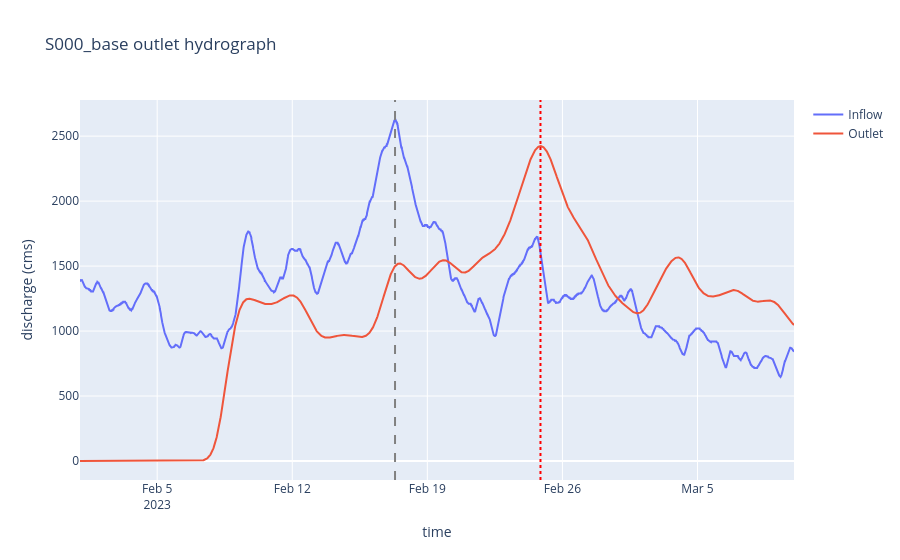

Source (notebook cell):
### Code cell
row = run_registry.loc[run_registry["state_id"].eq(state_id)].iloc[0]
fig = go.Figure()
fig.add_trace(go.Scatter(x=hydro["time_utc"], y=hydro["q_inflow_cms"], mode="lines", name="Inflow"))
fig.add_trace(go.Scatter(x=hydro["time_utc"], y=hydro["q_outlet_cms"], mode="lines", name="Outlet"))
fig.add_vline(x=pd.to_datetime(row["event_start_time_utc"], utc=True), line_dash="dash", line_color="gray")
fig.add_vline(x=pd.to_datetime(row["peak_time_utc"], utc=True), line_dash="dot", line_color="red")
fig.update_layout(title=f"{state_id} outlet hydrograph", xaxis_title="time", yaxis_title="discharge (cms)")
fig.show()

### Figure 1 — Plotly figure (JSON) as saved in the notebook; plotly's stock layout.template omitted (floating-point values rounded to 4 significant figures; data arrays with more than 128 entries replaced by an {"elided": "..."} marker saying what was removed)
{"data": [{"mode": "lines", "name": "Inflow", "type": "scatter", "x": {"elided": "2961 str values"}, "y": {"elided": "2961 float values"}}, {"mode": "lines", "name": "Outlet", "type": "scatter", "x": {"elided": "2961 str values"}, "y": {"elided": "2961 float values"}}], "layout": {"shapes": [{"line": {"color": "gray", "dash": "dash"}, "type": "line", "x0": "2023-02-17T07:48:00+00:00", "x1": "2023-02-17T07:48:00+00:00", "xref": "x", "y0": 0, "y1": 1, "yref": "y domain"}, {"line": {"color": "red", "dash": "dot"}, "type": "line", "x0": "2023-02-24T20:42:00+00:00", "x1": "2023-02-24T20:42:00+00:00", "xref": "x", "y0": 0, "y1": 1, "yref": "y domain"}], "title": {"text": "S000_base outlet hydrograph"}, "xaxis": {"title": {"text": "time"}}, "yaxis": {"title": {"text": "discharge (cms)"}}}}
